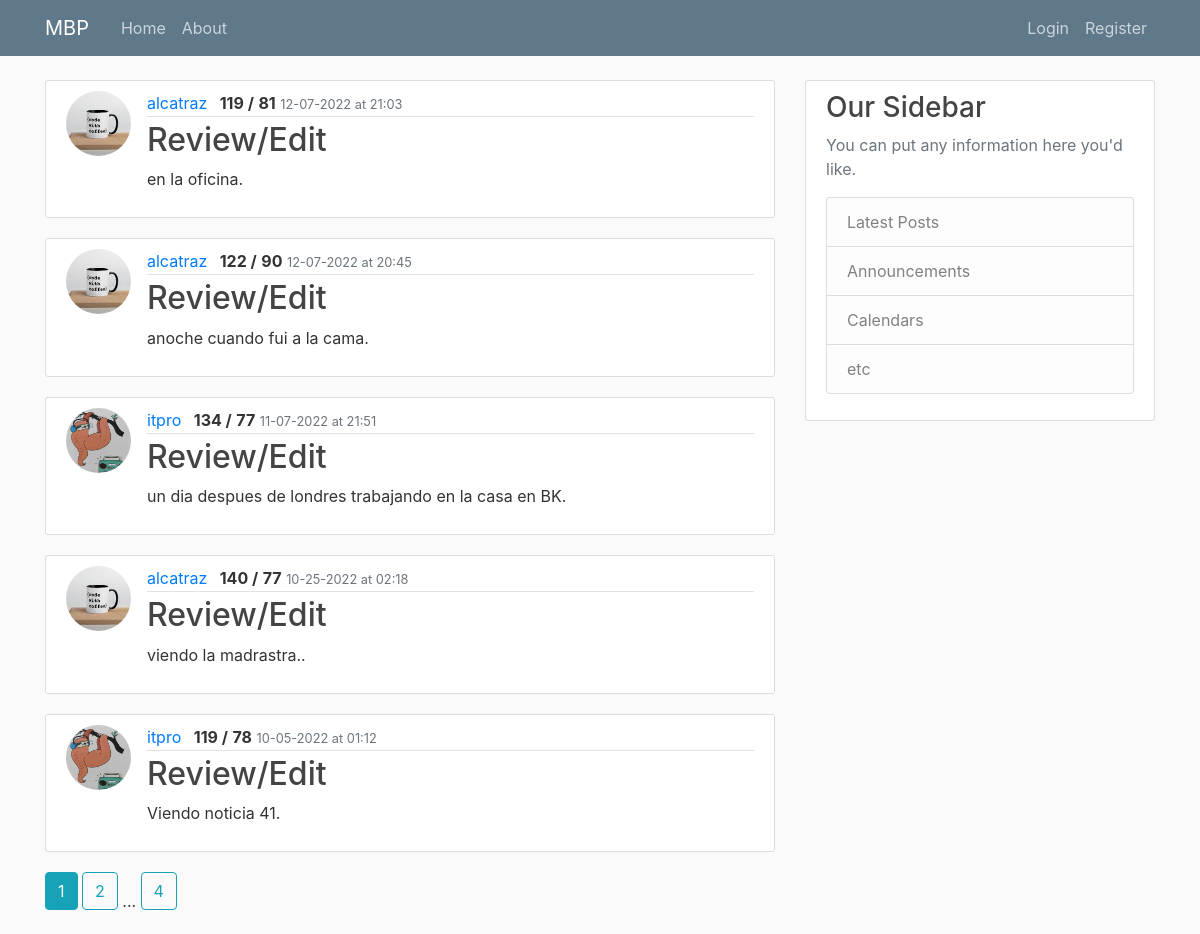
Page /home on the earlier database version.
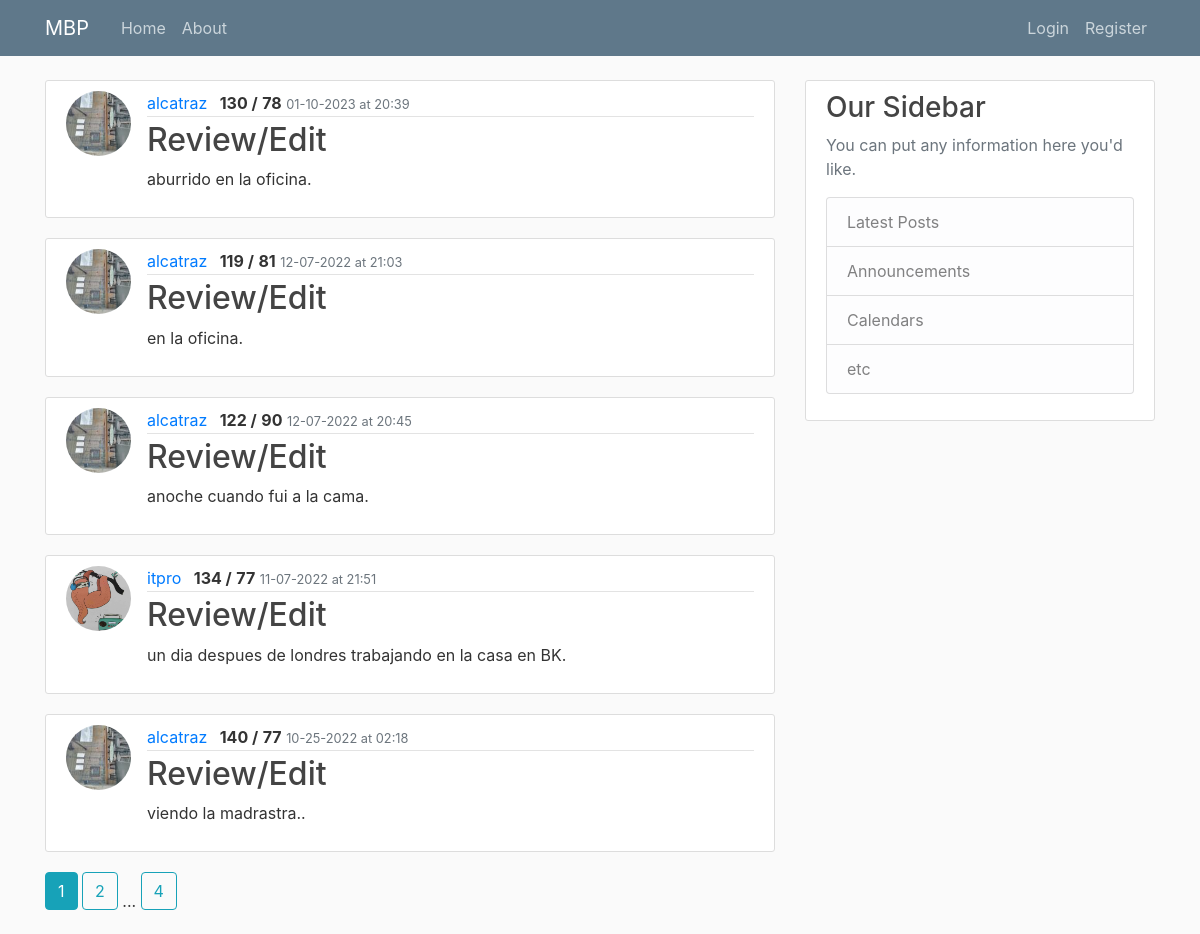
Same page on the later database version.
### mbp/models.py (models this page shows, shortened)
class Reading(db.Model):
    id = db.Column(db.Integer, primary_key=True)
    sys = db.Column(db.String(3), nullable=False)
    dia = db.Column(db.String(3), nullable=False)
    notes = db.Column(db.Text, nullable=False)
    date_posted = db.Column(db.DateTime, nullable=False, default=datetime.utcnow)
    user_id = db.Column(db.Integer, db.ForeignKey('user.id'), nullable=False)

class User(db.Model, UserMixin):
    id = db.Column(db.Integer, primary_key=True)
    username = db.Column(db.String(20), unique=True, nullable=False)
    email = db.Column(db.String(120), unique=True, nullable=False)
    image_file = db.Column(db.String(20), nullable=False, default='default.jpg')
    password = db.Column(db.String(60), nullable=False)
    readings = db.relationship('Reading', backref='user', lazy=True)

### mbp/main/routes.py (the view)
@main.route('/')
@main.route('/home')
def home():
    page = request.args.get('page', 1, type=int) #Grab the page we want. In this case page one. Set type integer as the page number.
    reading = Reading.query.order_by(Reading.date_posted.desc()).paginate(page=page, per_page=5) #Show 5 readings per page. Can use http://localhost:8000/home?page=3 to navigate to pages.
    return render_template('index.html', reading=reading)

### mbp/templates/index.html
{% extends "base.html" %}
{% block content %}
    {% for reading in reading.items %}
    <article class="media content-section">
      <img class="rounded-circle article-img" src="{{ url_for('static', filename='profile_pics/' + reading.user.image_file) }}" />
      <div class="media-body">
        <div class="article-metadata">
          <a class="mr-2" href="{{ url_for('users.user_readings', username=reading.user.username) }}">{{ reading.user.username }}</a>
          <text class="font-weight-bold">{{ reading.sys }} /</text>
          <text class="font-weight-bold">{{ reading.dia}}</text>
          <small class="text-muted">{{ reading.date_posted.strftime('%m-%d-%Y at %H:%M') }}</small>
        </div>
        <h2><a class="article-title" href="{{ url_for('readings.reading', reading_id=reading.id) }}">Review/Edit</a></h2>
          <p class="article-content">{{ reading.notes }}</p>
      </div>
    </article>
    {% endfor %}
    {% for page_num in reading.iter_pages(left_edge=1, right_edge=1, left_current=1, right_current=2) %}
      {% if page_num %}
        {% if reading.page == page_num %}
          <a class="btn btn-info mb-4" href="{{ url_for('main.home', page=page_num) }}">{{ page_num }}</a>
        {% else %}
          <a class="btn btn-outline-info mb-4" href="{{ url_for('main.home', page=page_num) }}">{{ page_num }}</a>
        {% endif %}
      {% else %}
        ...
      {% endif %}
    {% endfor %}
{% endblock content %}

### mbp/templates/base.html (shortened to what this page needs)
<!DOCTYPE html>
<html>
<head>
    <link rel="stylesheet" href="https://maxcdn.bootstrapcdn.com/bootstrap/4.0.0/css/bootstrap.min.css">
    <link rel="stylesheet" type="text/css" href="{{ url_for('static', filename='css/main.css') }}">
</head>
<body>
  <header class="site-header">
<nav class="navbar navbar-expand-md navbar-dark bg-steel fixed-top">
  <div class="container">
    <a class="navbar-brand mr-4" href="/">MBP</a>
    <div class="collapse navbar-collapse" id="navbarToggle">
      <div class="navbar-nav mr-auto">
        <a class="nav-item nav-link" href="/">Home</a>
        <a class="nav-item nav-link" href="/about">About</a>
      </div>
      <div class="navbar-nav">
        {% if current_user.is_authenticated %}
        <a class="nav-item nav-link" href="{{ url_for('readings.new_reading') }}">New Reading</a>
          <a class="nav-item nav-link" href="{{ url_for('users.account') }}">Account</a>
          <a class="nav-item nav-link" href="{{ url_for('users.logout') }}">Logout</a>
        {% else %}
          <a class="nav-item nav-link" href="{{ url_for('users.login') }}">Login</a>
          <a class="nav-item nav-link" href="{{ url_for('users.register') }}">Register</a>
        {% endif %}
      </div>
    </div>
  </div>
</nav>
</header>
      <main role="main" class="container">
        <div class="row">
          <div class="col-md-8">
            {% block content %}{% endblock %}
          </div>
          <div class="col-md-4">
            <div class="content-section">
              <h3>Our Sidebar</h3>
              <p class='text-muted'>You can put any information here you'd like.
                <ul class="list-group">
                  <li class="list-group-item list-group-item-light">Latest Posts</li>
                  <li class="list-group-item list-group-item-light">Announcements</li>
                  <li class="list-group-item list-group-item-light">Calendars</li>
                  <li class="list-group-item list-group-item-light">etc</li>
                </ul>
              </p>
            </div>
          </div>
        </div>
      </main>
</body>
</html>

### mbp/static/css/main.css (style rules this page uses)
body { background: #fafafa; color: #333333; margin-top: 5rem; }
h1, h2, h3, h4, h5, h6 { color: #444444; }
.bg-steel { background-color: #5f788a; }
.site-header .navbar-nav .nav-link { color: #cbd5db; }
.content-section { background: #ffffff; padding: 10px 20px; border: 1px solid #dddddd; border-radius: 3px; margin-bottom: 20px; }
.article-title { color: #444444; }
.article-content { white-space: pre-line; }
.article-img { height: 65px; width: 65px; margin-right: 16px; }
.article-metadata { padding-bottom: 1px; margin-bottom: 4px; border-bottom: 1px solid #e3e3e3 }

Differences in the rows shown:
no longer on this page (row unchanged): Reading: image_file (placeholder picture), user.username "itpro", sys "119", dia "78", date_posted "10-05-2022 at 01:12", notes "Viendo noticia 41."
added Reading: image_file (picture), user.username "alcatraz", sys "130", dia "78", date_posted "01-10-2023 at 20:39", notes "aburrido en la oficina."
changed through a linked row, Reading "en la oficina.": image_file: a different picture
changed through a linked row, Reading "anoche cuando fui a la cama.": image_file: a different picture
changed through a linked row, Reading "viendo la madrastra..": image_file: a different picture
